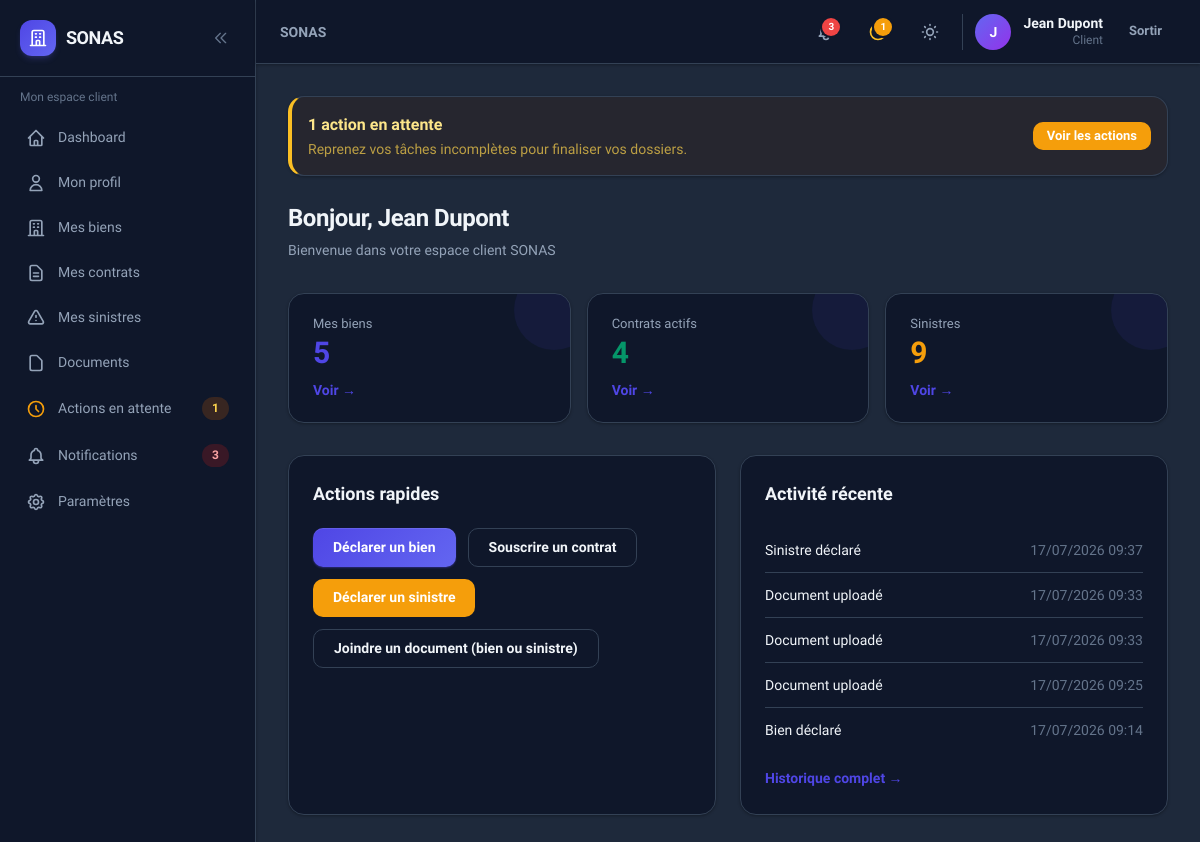
The page /client/ (signed in) on the database its author committed.
### accounts/models.py (models this page shows, shortened)
class User(AbstractUser):
    role = models.CharField(
        max_length=10,
        choices=UserRole.choices,
        default=UserRole.CLIENT,
        db_index=True,
    )
    phone = models.CharField(max_length=20, blank=True)
    theme_preference = models.CharField(
        max_length=10,
        choices=[('light', 'Clair'), ('dark', 'Sombre'), ('system', 'Système')],
        default='system',
    )
    created_at = models.DateTimeField(auto_now_add=True)
    updated_at = models.DateTimeField(auto_now=True)
    class Meta:
        verbose_name = 'Utilisateur'
        verbose_name_plural = 'Utilisateurs'
    @property
    def is_client(self):
        return self.role == UserRole.CLIENT
    @property
    def is_internal(self):
        return self.role in (UserRole.AGENT, UserRole.GERANT, UserRole.ADMIN)

### clients/models.py (models this page shows, shortened)
class Client(models.Model):
    user = models.OneToOneField(
        settings.AUTH_USER_MODEL,
        on_delete=models.CASCADE,
        related_name='client_profile',
    )
    raison_sociale = models.CharField(max_length=200, blank=True)
    siret = models.CharField(max_length=14, blank=True)
    adresse = models.TextField(blank=True)
    code_postal = models.CharField(max_length=10, blank=True)
    ville = models.CharField(max_length=100, blank=True)
    is_active = models.BooleanField(default=True)
    notes_internes = models.TextField(blank=True, help_text='Visible uniquement en interne')
    created_at = models.DateTimeField(auto_now_add=True)
    updated_at = models.DateTimeField(auto_now=True)
    class Meta:
        verbose_name = 'Client'
        verbose_name_plural = 'Clients'
        ordering = ['-created_at']
    def __str__(self):
        name = self.raison_sociale or self.user.get_full_name() or self.user.username
        return name
    @property
    def display_name(self):
        return self.__str__()

class ActiviteClient(models.Model):
    class TypeActivite(models.TextChoices):
        CONNEXION = 'CONNEXION', 'Connexion'
        BIEN_CREE = 'BIEN_CREE', 'Bien déclaré'
        CONTRAT_CREE = 'CONTRAT_CREE', 'Contrat créé'
        SINISTRE_DECLARE = 'SINISTRE_DECLARE', 'Sinistre déclaré'
        DOCUMENT_UPLOAD = 'DOCUMENT_UPLOAD', 'Document uploadé'
        PROFIL_MODIFIE = 'PROFIL_MODIFIE', 'Profil modifié'
        AUTRE = 'AUTRE', 'Autre'
    client = models.ForeignKey(Client, on_delete=models.CASCADE, related_name='activites')
    type_activite = models.CharField(max_length=20, choices=TypeActivite.choices)
    description = models.TextField()
    created_by = models.ForeignKey(
        settings.AUTH_USER_MODEL,
        on_delete=models.SET_NULL,
        null=True,
        blank=True,
    )
    created_at = models.DateTimeField(auto_now_add=True)
    class Meta:
        verbose_name = 'Activité client'
        verbose_name_plural = 'Activités clients'
        ordering = ['-created_at']

### clients/views.py (the view)
@client_required
def client_dashboard(request):
    client = request.user.client_profile
    from biens.models import Bien
    from contrats.models import Contrat
    from sinistres.models import Sinistre
    from notifications.models import ActionEnAttente
    kpis = {
        'biens': Bien.objects.filter(client=client).count(),
        'contrats': Contrat.objects.filter(client=client, statut='ACTIF').count(),
        'sinistres': Sinistre.objects.filter(contrat__client=client).count(),
    }
    pending = ActionEnAttente.objects.filter(user=request.user, is_resolved=False)[:5]
    recent_activites = client.activites.all()[:5]
    return render(request, 'clients/dashboard_client.html', {
        'client': client,
        'kpis': kpis,
        'pending_actions': pending,
        'recent_activites': recent_activites,
    })

### notifications/services.py (called while the page is built)
def get_pending_actions_count(user):
    return ActionEnAttente.objects.filter(user=user, is_resolved=False).count()

def get_unread_count(user):
    return Notification.objects.filter(user=user, is_read=False).count()

def get_recent_notifications(user, limit=5):
    return Notification.objects.filter(user=user).order_by('-created_at')[:limit]

### templates/clients/dashboard_client.html (shortened to what this page needs)
{% extends 'base.html' %}
{% block content %}
<div class="sonas-page-header mb-8">
    <h1>Bonjour, {{ client.display_name }}</h1>
    <p>Bienvenue dans votre espace client SONAS</p>
</div>
<div class="grid grid-cols-1 sm:grid-cols-3 gap-4 mb-8">
    <div class="sonas-card sonas-kpi sonas-card-hover">
        <p class="sonas-kpi-label">Mes biens</p>
        <p class="sonas-kpi-value text-indigo-600">{{ kpis.biens }}</p>
        <a href="{% url 'biens_client:list' %}" class="text-sm font-semibold text-indigo-600 mt-3 inline-block hover:underline">Voir →</a>
    </div>
    <div class="sonas-card sonas-kpi sonas-card-hover">
        <p class="sonas-kpi-label">Contrats actifs</p>
        <p class="sonas-kpi-value text-emerald-600">{{ kpis.contrats }}</p>
        <a href="{% url 'contrats_client:list' %}" class="text-sm font-semibold text-indigo-600 mt-3 inline-block hover:underline">Voir →</a>
    </div>
    <div class="sonas-card sonas-kpi sonas-card-hover">
        <p class="sonas-kpi-label">Sinistres</p>
        <p class="sonas-kpi-value text-amber-500">{{ kpis.sinistres }}</p>
        <a href="{% url 'sinistres_client:list' %}" class="text-sm font-semibold text-indigo-600 mt-3 inline-block hover:underline">Voir →</a>
    </div>
</div>
<div class="grid lg:grid-cols-2 gap-6">
    <div class="sonas-card p-6">
        <h2 class="font-bold text-lg mb-5">Actions rapides</h2>
        <div class="flex flex-wrap gap-3">
            <a href="{% url 'biens_client:create' %}" class="sonas-btn sonas-btn-primary">Déclarer un bien</a>
            <a href="{% url 'contrats_client:create' %}" class="sonas-btn sonas-btn-secondary">Souscrire un contrat</a>
            <a href="{% url 'sinistres_client:create' %}" class="sonas-btn sonas-btn-warning">Déclarer un sinistre</a>
            <a href="{% url 'documents_client:upload' %}" class="sonas-btn sonas-btn-secondary">Joindre un document (bien ou sinistre)</a>
        </div>
    </div>
    <div class="sonas-card p-6">
        <h2 class="font-bold text-lg mb-5">Activité récente</h2>
        {% if recent_activites %}
        <ul class="divide-y divide-slate-100 dark:divide-slate-700">
            {% for a in recent_activites %}
            <li class="flex justify-between py-3 text-sm">
                <span class="font-medium">{{ a.get_type_activite_display }}</span>
                <span class="text-slate-500">{{ a.created_at|date:"d/m/Y H:i" }}</span>
            </li>
            {% endfor %}
        </ul>
        <a href="{% url 'clients_client:activites' %}" class="text-sm font-semibold text-indigo-600 mt-4 inline-block hover:underline">Historique complet →</a>
        {% else %}
        <p class="text-slate-500 text-sm">Aucune activité récente.</p>
        {% endif %}
    </div>
</div>
{% endblock %}

### templates/partials/navbar.html (shortened to what this page needs)
<header class="sticky top-0 z-30 sonas-card border-0 border-b rounded-none px-3 sm:px-6 h-14 sm:h-16 flex items-center justify-between shrink-0 gap-2">
    <div class="flex items-center gap-2 sm:gap-4 min-w-0 flex-1">
        <h2 class="text-sm font-semibold text-slate-500 dark:text-slate-400 truncate hidden lg:block">
            {% block page_breadcrumb %}SONAS{% endblock %}
        </h2>
    </div>
    <div class="flex items-center gap-1 sm:gap-3 shrink-0">
        <a href="{% url url_notifications_list %}" class="relative p-2.5 rounded-xl hover:bg-slate-100 dark:hover:bg-slate-800 transition-colors" title="Notifications{% if unread_notifications_count %} ({{ unread_notifications_count }}){% endif %}">
            {% if unread_notifications_count %}
            <span class="absolute top-1.5 right-1.5 min-w-[1.125rem] h-[1.125rem] px-0.5 bg-red-500 rounded-full ring-2 ring-white dark:ring-slate-900 text-[10px] font-bold text-white flex items-center justify-center">{{ unread_notifications_count }}</span>
            {% endif %}
        </a>
        {% if pending_actions_count %}
        <a href="{% url url_pending_actions %}" class="relative p-2.5 rounded-xl hover:bg-slate-100 dark:hover:bg-slate-800 transition-colors" title="Actions en attente ({{ pending_actions_count }})">
            <span class="absolute top-1.5 right-1.5 min-w-[1.125rem] h-[1.125rem] px-0.5 bg-amber-500 rounded-full ring-2 ring-white dark:ring-slate-900 text-[10px] font-bold text-white flex items-center justify-center">{{ pending_actions_count }}</span>
        </a>
        {% endif %}
        <button @click="toggle()" class="p-2.5 rounded-xl hover:bg-slate-100 dark:hover:bg-slate-800 transition-colors" title="Thème">
        </button>
        <div class="hidden sm:flex items-center gap-3 pl-3 border-l border-slate-200 dark:border-slate-700">
            <div class="w-9 h-9 rounded-full bg-gradient-to-br from-indigo-500 to-purple-600 flex items-center justify-center text-white text-sm font-bold">
                {{ user.first_name|first|default:user.username|first|upper }}
            </div>
            <div class="text-right hidden md:block">
                <p class="text-sm font-semibold leading-tight">{{ user.get_full_name|default:user.username }}</p>
                <p class="text-xs text-slate-500">{{ user.get_role_display }}</p>
            </div>
        </div>
        <form method="post" action="{% url 'accounts:logout' %}">
            <button type="submit" class="sonas-btn sonas-btn-ghost sonas-btn-sm">Sortir</button>
        </form>
    </div>
</header>

### static/css/sonas.css (style rules this page uses)
:root { --sonas-primary: #4f46e5; --sonas-primary-hover: #4338ca; --sonas-primary-light: #eef2ff; --sonas-danger: #ef4444; --sonas-warning: #f59e0b; --sonas-success: #10b981; --sonas-surface: #ffffff; --sonas-surface-2: #f8fafc; --sonas-border: #e2e8f0; --sonas-text: #0f172a; --sonas-muted: #64748b; --sonas-radius: 0.75rem; --sonas-radius-lg: 1rem; --sonas-shadow: 0 1px 3px rgb(15 23 42 / 0.06), 0 1px 2px rgb(15 23 42 / 0.04); --sonas-shadow-md: 0 4px 6px -1px rgb(15 23 42 / 0.07), 0 2px 4px -2px rgb(15 23 42 / 0.05); --sonas-shadow-lg: 0 20px 40px -12px rgb(15 23 42 / 0.12); }
.dark { --sonas-primary: #818cf8; --sonas-primary-hover: #a5b4fc; --sonas-primary-light: rgb(79 70 229 / 0.15); --sonas-surface: #0f172a; --sonas-surface-2: #1e293b; --sonas-border: #334155; --sonas-text: #f1f5f9; --sonas-muted: #94a3b8; --sonas-shadow: 0 1px 3px rgb(0 0 0 / 0.3); --sonas-shadow-md: 0 4px 12px rgb(0 0 0 / 0.35); --sonas-shadow-lg: 0 20px 40px rgb(0 0 0 / 0.45); }
body { font-family: 'Plus Jakarta Sans', system-ui, sans-serif; -webkit-font-smoothing: antialiased; }
.sonas-btn { display: inline-flex; align-items: center; justify-content: center; gap: 0.5rem; padding: 0.625rem 1.25rem; font-size: 0.875rem; font-weight: 600; border-radius: 0.625rem; transition: all 0.2s ease; cursor: pointer; border: none; text-decoration: none; line-height: 1.25; }
.sonas-btn-primary { background: linear-gradient(135deg, #4f46e5 0%, #6366f1 100%); color: white; box-shadow: 0 1px 2px rgb(79 70 229 / 0.4), inset 0 1px 0 rgb(255 255 255 / 0.1); }
.sonas-btn-secondary { background: var(--sonas-surface); color: var(--sonas-text); border: 1px solid var(--sonas-border); }
.sonas-btn-ghost { background: transparent; color: var(--sonas-muted); }
.sonas-btn-warning { background: var(--sonas-warning); color: white; }
.sonas-btn-sm { padding: 0.375rem 0.875rem; font-size: 0.8125rem; }
.sonas-card { background: var(--sonas-surface); border: 1px solid var(--sonas-border); border-radius: var(--sonas-radius-lg); box-shadow: var(--sonas-shadow); transition: box-shadow 0.2s, border-color 0.2s, transform 0.2s; }
.sonas-kpi { padding: 1.25rem 1.5rem; position: relative; overflow: hidden; }
.sonas-kpi::before { content: ''; position: absolute; top: 0; right: 0; width: 80px; height: 80px; background: var(--sonas-primary-light); border-radius: 50%; transform: translate(30%, -30%); opacity: 0.6; }
.sonas-kpi-value { font-size: 1.875rem; font-weight: 800; letter-spacing: -0.02em; line-height: 1; }
.sonas-kpi-label { font-size: 0.8125rem; font-weight: 500; color: var(--sonas-muted); margin-bottom: 0.25rem; }
.sonas-page-header h1 { font-size: 1.5rem; font-weight: 800; letter-spacing: -0.02em; color: var(--sonas-text); }
.sonas-page-header p { font-size: 0.875rem; color: var(--sonas-muted); margin-top: 0.25rem; }

### rows shown on the page
User: first_name|first "J", get_full_name "Jean Dupont", role "Client"
Client: display_name "Jean Dupont"
ActiviteClient: type_activite "Sinistre déclaré", created_at "17/07/2026 09:37"
ActiviteClient: type_activite "Document uploadé", created_at "17/07/2026 09:33"
ActiviteClient: type_activite "Document uploadé", created_at "17/07/2026 09:33"
ActiviteClient: type_activite "Document uploadé", created_at "17/07/2026 09:25"
ActiviteClient: type_activite "Bien déclaré", created_at "17/07/2026 09:14"

### other values the page prints
{{ pending_actions_count }} "1"
{{ unread_notifications_count }} "3"
{{ kpis.biens }} "5"
{{ kpis.contrats }} "4"
{{ kpis.sinistres }} "9"
